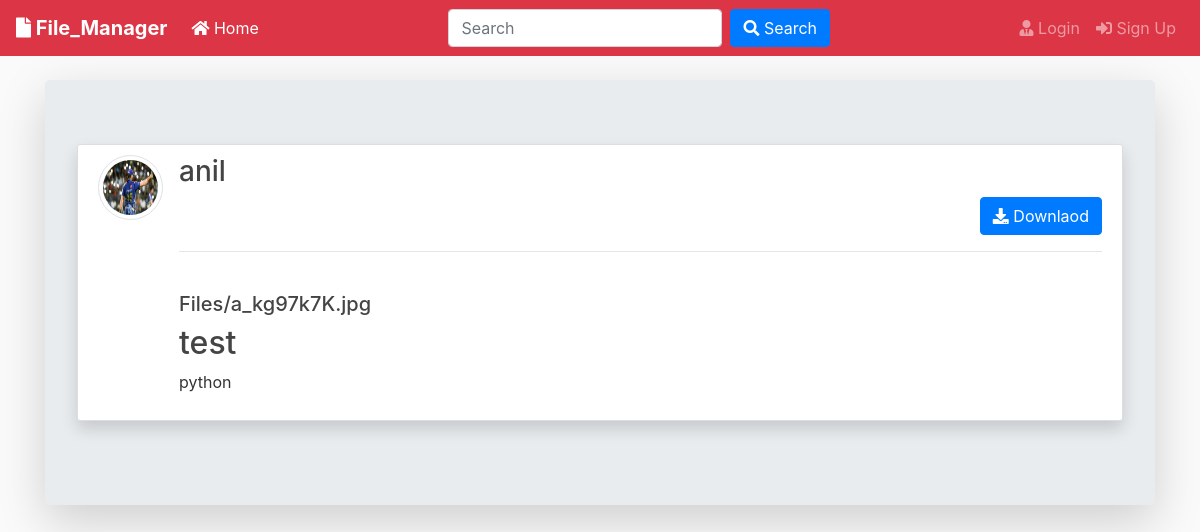
The page /post/8/ on the database its author committed.
### blog/models.py (models this page shows, shortened)
class Post(models.Model):
	title = models.CharField(max_length=100)
	file = models.FileField(null=True,blank=True,upload_to='Files')
	content = models.TextField()
	date_posted = models.DateTimeField(default=timezone.now)
	author = models.ForeignKey(User, on_delete=models.CASCADE)
	def extension(self):
		name, extension = os.path.splitext(self.file.name)
		return extension

### users/models.py (models this page shows, shortened)
class Profile(models.Model):
    user = models.OneToOneField(User, on_delete=models.CASCADE)
    image = models.ImageField(default='default.jpg', upload_to='profile_pics')

### blog/views.py (the view)
# urls.py: path('post/<int:pk>/', PostDetailView.as_view(), name='post-detail'),
class PostDetailView(DetailView):
    model = Post
    template_name = 'blog/post_detail.html'

### blog/templates/blog/post_detail.html (shortened to what this page needs)
{% extends "blog/base.html" %}
{% block content %}
<div class="jumbotron mt-3 shadow-lg">
<article class="media content-section shadow ">
   <a href="{{ object.author.profile.image.url }} " target="_blank"> <img src="{{ object.author.profile.image.url }}  " alt="" class="article-img rounded-circle img-thumbnail img-fluid">
   </a>
    <div class="media-body">
      <div class="">
        <div class="d-flex justify-content-between">
        <a class="mr-2 mt-0 mb-0  text-dark" href="{% url 'user-posts' object.author.username  %}"><h3>{{ object.author }}</h3></a>
        </div>
        {% if object.author != user %}
          <div class="form-group mt-0 pt-0 d-flex justify-content-end">
            <a href="{{ object.file.url }}" download class="btn btn-primary flex-last" type="submit"><i class="fas fa-download"></i> Downlaod</a>
          </div>
        {% endif %}
        <hr>
      </div>
      <div>
        {% if object.file %}
          {% if object.extension == '.jpg' or object.extension == 'jpeg' or object.extension == 'png' %}
            <a href="{{ object.file.url }}"  download class="text-dark"><h5>{{ object.file }}</h5></a>
          {% else %}
            <a href="{{ object.file.url }}"  download class="text-dark"><h5>{{ object.file }}</h5></a>
          {% endif %}
        {% endif %}
      </div>
      <h2>{{ object.title }}</h2>
      <p class="article-content">{{ object.content }}</p>
    </div>
  </article>
{% endblock content %}

### blog/static/blog/main.css (style rules this page uses)
body { background: #fafafa; color: #333333; margin-top: 0; }
h1, h2, h3, h4, h5, h6 { color: #444444; }
.content-section { background: #ffffff; padding: 10px 20px; border: 1px solid #dddddd; border-radius: 3px; margin-bottom: 20px; }
.article-content { white-space: pre-line; }
.article-img { height: 65px; width: 65px; margin-right: 16px; }

### rows shown on the page
Post: author.profile.image (picture), author "anil", file "Files/a_kg97k7K.jpg", title "test", content "python"
